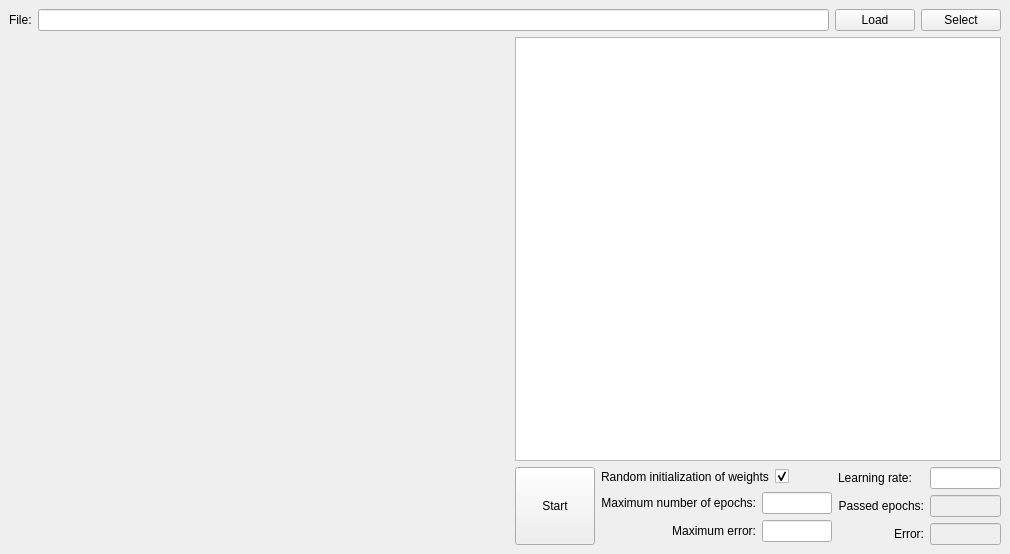
<?xml version="1.0" encoding="UTF-8"?>
<ui version="4.0">
 <class>MainWindow</class>
 <widget class="QMainWindow" name="MainWindow">
  <property name="geometry">
   <rect>
    <x>0</x>
    <y>0</y>
    <width>1010</width>
    <height>554</height>
   </rect>
  </property>
  <property name="maximumSize">
   <size>
    <width>1100</width>
    <height>650</height>
   </size>
  </property>
  <property name="windowTitle">
   <string>Perceptron multi classifier</string>
  </property>
  <widget class="QWidget" name="centralwidget">
   <property name="maximumSize">
    <size>
     <width>16777215</width>
     <height>16777215</height>
    </size>
   </property>
   <layout class="QVBoxLayout" name="verticalLayout">
    <item>
     <layout class="QHBoxLayout" name="file__h_layout">
      <item>
       <widget class="QLabel" name="file_label">
        <property name="text">
         <string>File:</string>
        </property>
       </widget>
      </item>
      <item>
       <widget class="QLineEdit" name="file_inp"/>
      </item>
      <item>
       <widget class="QPushButton" name="load_file_button">
        <property name="text">
         <string>Load</string>
        </property>
       </widget>
      </item>
      <item>
       <widget class="QPushButton" name="select_file_button">
        <property name="text">
         <string>Select</string>
        </property>
       </widget>
      </item>
     </layout>
    </item>
    <item>
     <layout class="QHBoxLayout" name="main_content_h_layout">
      <item>
       <layout class="QHBoxLayout" name="graph_h_layout">
        <item>
         <widget class="QWidget" name="graph_w" native="true">
          <property name="sizePolicy">
           <sizepolicy hsizetype="Expanding" vsizetype="Expanding">
            <horstretch>0</horstretch>
            <verstretch>0</verstretch>
           </sizepolicy>
          </property>
          <property name="minimumSize">
           <size>
            <width>500</width>
            <height>500</height>
           </size>
          </property>
         </widget>
        </item>
       </layout>
      </item>
      <item>
       <layout class="QVBoxLayout" name="state_v_layout">
        <item>
         <widget class="QListWidget" name="state_out_widg">
          <property name="sizePolicy">
           <sizepolicy hsizetype="MinimumExpanding" vsizetype="Expanding">
            <horstretch>0</horstretch>
            <verstretch>0</verstretch>
           </sizepolicy>
          </property>
         </widget>
        </item>
        <item>
         <layout class="QHBoxLayout" name="control_h_layout">
          <item>
           <widget class="QPushButton" name="start_button">
            <property name="sizePolicy">
             <sizepolicy hsizetype="Expanding" vsizetype="Preferred">
              <horstretch>0</horstretch>
              <verstretch>0</verstretch>
             </sizepolicy>
            </property>
            <property name="text">
             <string>Start</string>
            </property>
           </widget>
          </item>
          <item>
           <layout class="QVBoxLayout" name="state_input_v_layout">
            <item>
             <layout class="QHBoxLayout" name="rand_weights_h_layout">
              <item>
               <widget class="QLabel" name="rand_weights_label">
                <property name="text">
                 <string>Random initialization of weights</string>
                </property>
               </widget>
              </item>
              <item>
               <widget class="QCheckBox" name="rand_weights_check_b">
                <property name="text">
                 <string/>
                </property>
                <property name="checked">
                 <bool>true</bool>
                </property>
               </widget>
              </item>
             </layout>
            </item>
            <item>
             <layout class="QHBoxLayout" name="max_inp_h_layout">
              <item>
               <layout class="QVBoxLayout" name="max_txt_v_layout">
                <item>
                 <widget class="QLabel" name="max_epochs_label">
                  <property name="layoutDirection">
                   <enum>Qt::LeftToRight</enum>
                  </property>
                  <property name="text">
                   <string>Maximum number of epochs:</string>
                  </property>
                  <property name="alignment">
                   <set>Qt::AlignRight|Qt::AlignTrailing|Qt::AlignVCenter</set>
                  </property>
                 </widget>
                </item>
                <item>
                 <widget class="QLabel" name="max_error_label">
                  <property name="layoutDirection">
                   <enum>Qt::LeftToRight</enum>
                  </property>
                  <property name="text">
                   <string>Maximum error:</string>
                  </property>
                  <property name="alignment">
                   <set>Qt::AlignRight|Qt::AlignTrailing|Qt::AlignVCenter</set>
                  </property>
                 </widget>
                </item>
               </layout>
              </item>
              <item>
               <layout class="QVBoxLayout" name="max_input_v_layout">
                <item>
                 <widget class="QLineEdit" name="max_epoch_inp">
                  <property name="sizePolicy">
                   <sizepolicy hsizetype="Minimum" vsizetype="Fixed">
                    <horstretch>0</horstretch>
                    <verstretch>0</verstretch>
                   </sizepolicy>
                  </property>
                  <property name="minimumSize">
                   <size>
                    <width>50</width>
                    <height>0</height>
                   </size>
                  </property>
                 </widget>
                </item>
                <item>
                 <widget class="QLineEdit" name="max_error_inp">
                  <property name="sizePolicy">
                   <sizepolicy hsizetype="Minimum" vsizetype="Fixed">
                    <horstretch>0</horstretch>
                    <verstretch>0</verstretch>
                   </sizepolicy>
                  </property>
                  <property name="minimumSize">
                   <size>
                    <width>50</width>
                    <height>0</height>
                   </size>
                  </property>
                 </widget>
                </item>
               </layout>
              </item>
             </layout>
            </item>
           </layout>
          </item>
          <item>
           <layout class="QHBoxLayout" name="state_info_h_layout">
            <item>
             <layout class="QVBoxLayout" name="state_txt_v_layout">
              <item>
               <widget class="QLabel" name="learn_rate_label">
                <property name="text">
                 <string>Learning rate:</string>
                </property>
               </widget>
              </item>
              <item>
               <widget class="QLabel" name="pass_epoch_label">
                <property name="text">
                 <string>Passed epochs:</string>
                </property>
                <property name="alignment">
                 <set>Qt::AlignRight|Qt::AlignTrailing|Qt::AlignVCenter</set>
                </property>
               </widget>
              </item>
              <item>
               <widget class="QLabel" name="error_label">
                <property name="text">
                 <string>Error:</string>
                </property>
                <property name="alignment">
                 <set>Qt::AlignRight|Qt::AlignTrailing|Qt::AlignVCenter</set>
                </property>
               </widget>
              </item>
             </layout>
            </item>
            <item>
             <layout class="QVBoxLayout" name="state_out_v_layout">
              <item>
               <widget class="QLineEdit" name="learn_rate_inp"/>
              </item>
              <item>
               <widget class="QLineEdit" name="pass_epochs_inp">
                <property name="enabled">
                 <bool>false</bool>
                </property>
                <property name="sizePolicy">
                 <sizepolicy hsizetype="Minimum" vsizetype="Fixed">
                  <horstretch>0</horstretch>
                  <verstretch>0</verstretch>
                 </sizepolicy>
                </property>
                <property name="minimumSize">
                 <size>
                  <width>50</width>
                  <height>0</height>
                 </size>
                </property>
               </widget>
              </item>
              <item>
               <widget class="QLineEdit" name="error_input">
                <property name="enabled">
                 <bool>false</bool>
                </property>
                <property name="sizePolicy">
                 <sizepolicy hsizetype="Minimum" vsizetype="Fixed">
                  <horstretch>0</horstretch>
                  <verstretch>0</verstretch>
                 </sizepolicy>
                </property>
                <property name="minimumSize">
                 <size>
                  <width>50</width>
                  <height>0</height>
                 </size>
                </property>
               </widget>
              </item>
             </layout>
            </item>
           </layout>
          </item>
         </layout>
        </item>
       </layout>
      </item>
     </layout>
    </item>
   </layout>
  </widget>
 </widget>
 <resources/>
 <connections/>
</ui>
